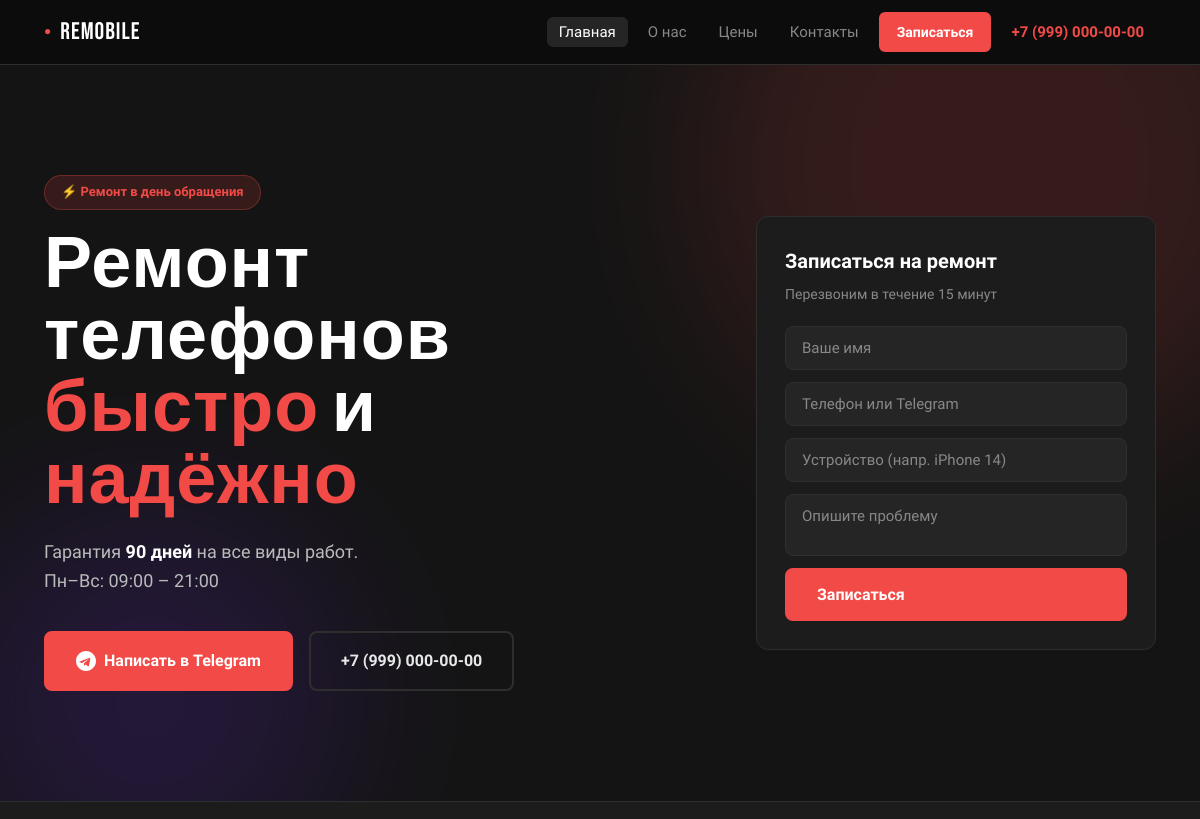
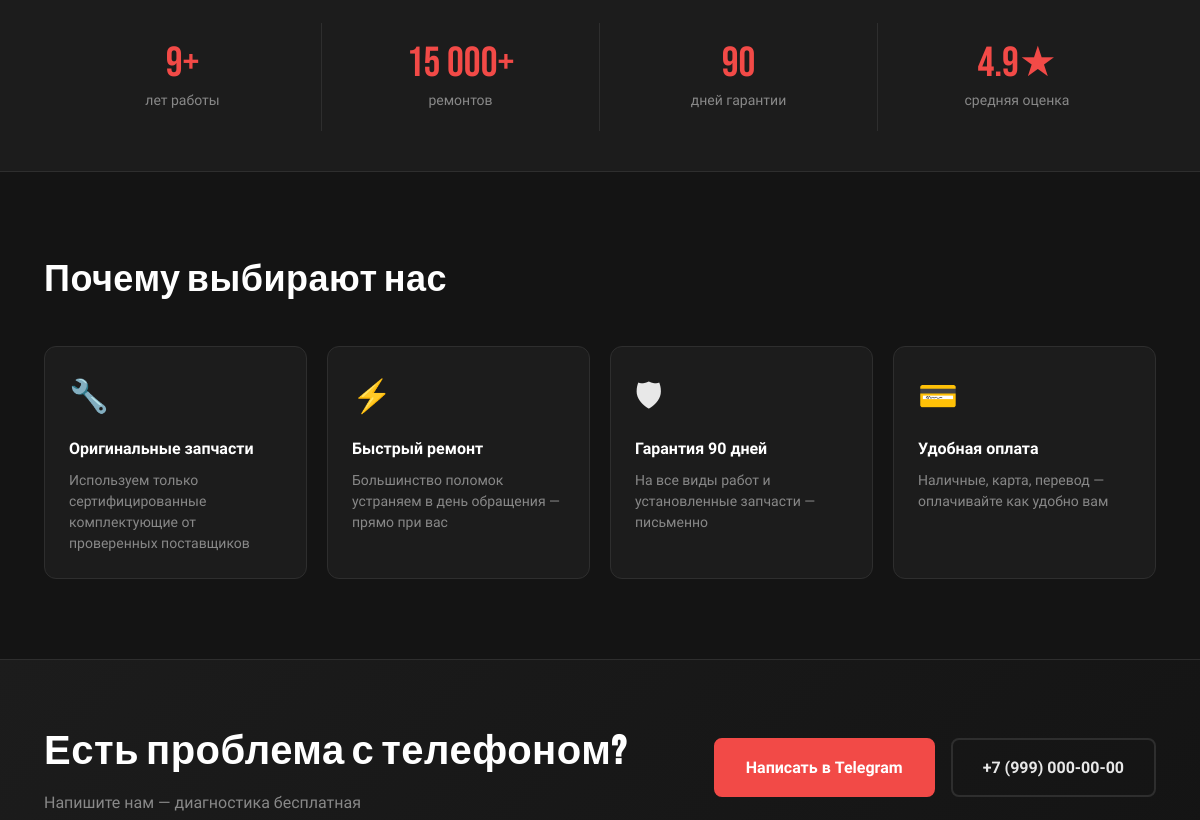
The app's page / (upper part), older data (2 pictures, top to bottom).
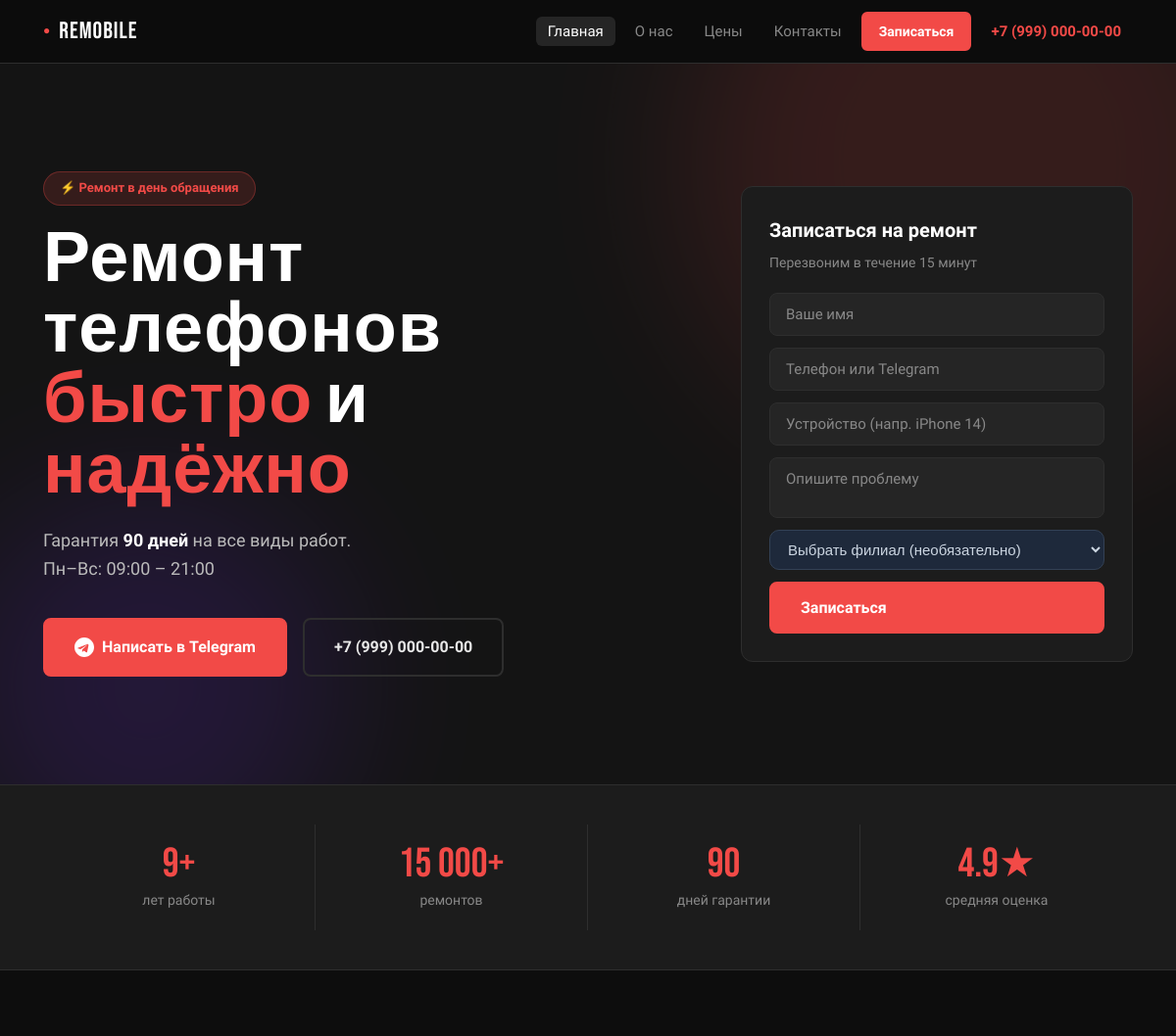
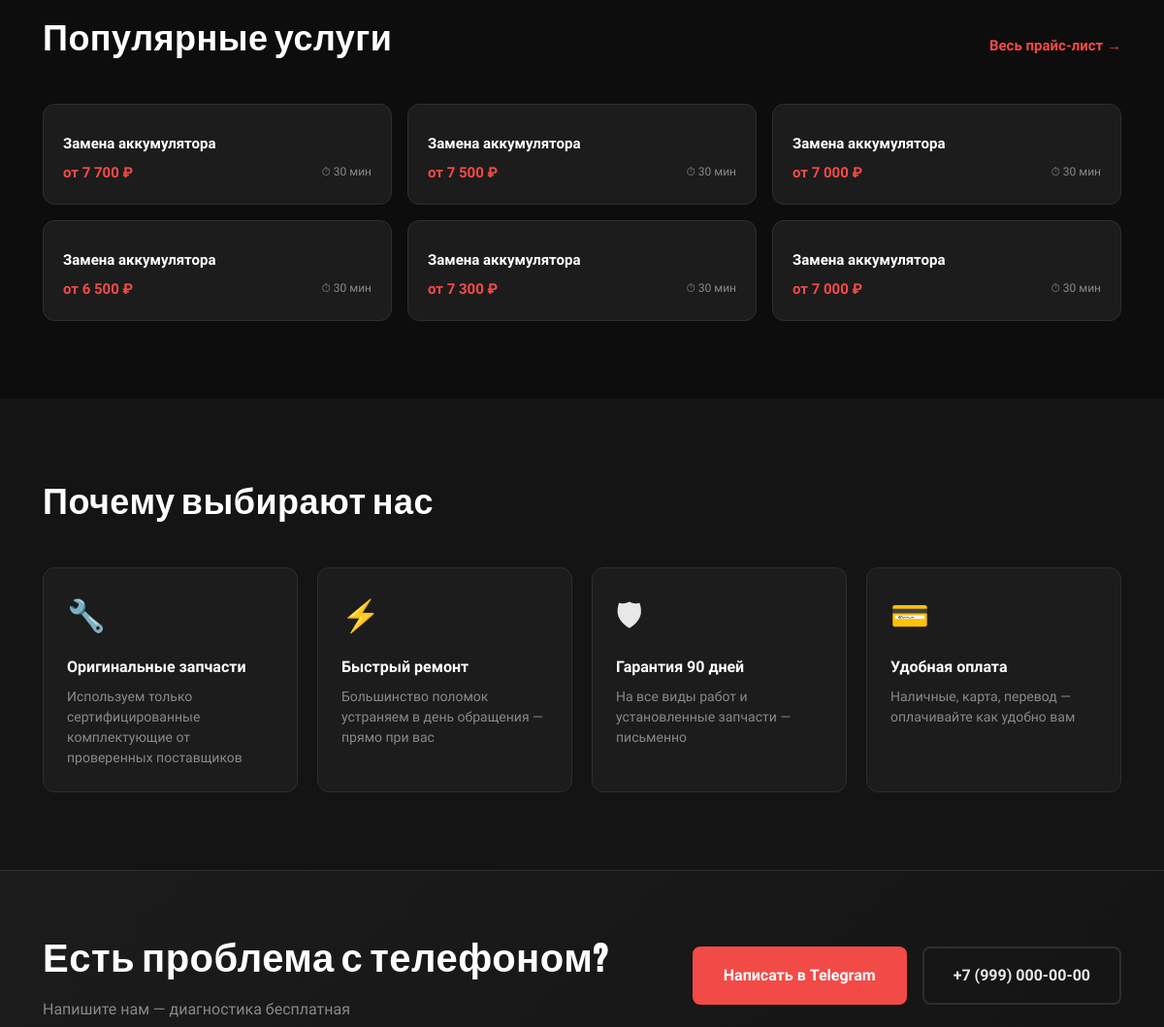
The same page, newer data (2 pictures, top to bottom).
### core/models.py (models this page shows, shortened)
class RepairService(models.Model):
    phone_model = models.ForeignKey(PhoneModel, on_delete=models.CASCADE, related_name='services', verbose_name="Модель")
    name = models.CharField("Услуга", max_length=200)
    description = models.CharField("Доп. описание", max_length=300, blank=True)
    price_from = models.PositiveIntegerField("Цена от (₽)")
    price_to = models.PositiveIntegerField("Цена до (₽)", null=True, blank=True)
    duration = models.CharField("Срок ремонта", max_length=50, default="1–2 часа")
    is_popular = models.BooleanField("Популярная", default=False)
    is_active = models.BooleanField("Активна", default=True)
    order = models.PositiveIntegerField("Порядок", default=0)
    class Meta:
        verbose_name = "Услуга / позиция прайса"
        verbose_name_plural = "Услуги / прайс-лист"
        ordering = ['phone_model__brand__order', 'phone_model__order', 'order', 'name']
    @property
    def price_display(self):
        if self.price_to:
            return f"{self.price_from:,}–{self.price_to:,} ₽".replace(',', ' ')
        return f"от {self.price_from:,} ₽".replace(',', ' ')

### core/views.py (the view)
# urls.py: path('', views.home, name='home'),
def home(request):
    reviews = Review.objects.filter(is_active=True)[:6]
    popular_services = RepairService.objects.filter(is_popular=True, is_active=True, phone_model__is_active=True).select_related('phone_model__brand')[:6]
    branches = Branch.objects.filter(is_active=True)
    return render(request, 'core/home.html', {
        'reviews': reviews,
        'popular_services': popular_services,
        'branches': branches,
    })

### core/context_processors.py (called while the page is built, shortened)
def site_settings(request):
    return {'site': SiteSettings.get()}

def crm_context(request):
    if not request.user.is_authenticated or not request.path.startswith('/crm/'):
        return {}

### core/models.py (called while the page is built)
    @classmethod
    def get(cls):
        obj, _ = cls.objects.get_or_create(pk=1)
        return obj

### templates/core/home.html (shortened to what the changed rows need)
{% extends 'core/base.html' %}
{% load static %}
{% block content %}
<section class="hero">
  <div class="container hero-grid">
    <div class="hero-text" data-animate>
      <h1>Ремонт телефонов<br><span class="accent">быстро</span> и <span class="accent">надёжно</span></h1>
    </div>
    <div class="hero-form card" data-animate data-delay="150">
      <form action="{% url 'contact_request' %}" method="post" class="contact-form" id="heroForm">
        <input type="text" name="name" placeholder="Ваше имя" required>
        <input type="text" name="phone" placeholder="Телефон или Telegram" required>
        <input type="text" name="device" placeholder="Устройство (напр. iPhone 14)">
        <textarea name="message" placeholder="Опишите проблему" rows="2"></textarea>
        {% if branches %}
        <select name="branch_id" style="width:100%;padding:10px 14px;border-radius:10px;background:#1e293b;border:1px solid #334155;color:#cbd5e1;font-size:15px;">
          <option value="">Выбрать филиал (необязательно)</option>
        </select>
        {% endif %}
        <button type="submit" class="btn btn-lg" style="width:100%">Записаться</button>
      </form>
    </div>
  </div>
</section>
{% if popular_services %}
<section class="section services-preview">
  <div class="container">
    <div class="section-head">
      <h2>Популярные услуги</h2>
      <a href="{% url 'prices' %}" class="link-more">Весь прайс-лист →</a>
    </div>
    <div class="services-grid">
      {% for svc in popular_services %}
      <div class="service-card">
        <div class="service-card__name">{{ svc.name }}</div>
        <div class="service-card__footer">
          <span class="service-card__price">{{ svc.price_display }}</span>
          <span class="service-card__time">⏱ {{ svc.duration }}</span>
        </div>
      </div>
      {% endfor %}
    </div>
  </div>
</section>
{% endif %}
<section class="section why-us">
  <div class="container">
    <h2>Почему выбирают нас</h2>
  </div>
</section>
<section class="cta-section">
  <div class="container cta-inner">
    <div>
      <h2>Есть проблема с телефоном?</h2>
    </div>
  </div>
</section>
{% endblock %}

Row changes from the older to the newer data that the page shows:
added RepairService: name "Замена аккумулятора", price_display "от 7 700 ₽", duration "30 мин"
added RepairService: name "Замена аккумулятора", price_display "от 7 500 ₽", duration "30 мин"
added RepairService: name "Замена аккумулятора", price_display "от 7 000 ₽", duration "30 мин"
added RepairService: name "Замена аккумулятора", price_display "от 6 500 ₽", duration "30 мин"
added RepairService: name "Замена аккумулятора", price_display "от 7 300 ₽", duration "30 мин"
added RepairService: name "Замена аккумулятора", price_display "от 7 000 ₽", duration "30 мин"
Text that changed along with them:
form field branch_id: (not shown) → "Выбрать филиал (необязательно)"
text now shown: "Популярные услуги Весь прайс-лист →"
